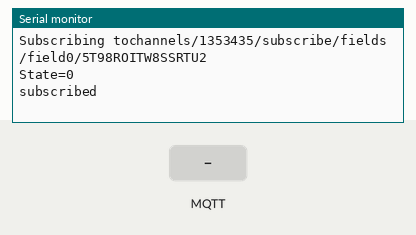
Simulated run of this sketch. Board: Arduino MKR. On the bench: the last lines printed to the serial monitor. The inputs (shaded band) are chosen by the test bench. Random numbers use the default seed unless the sketch sets one; no MQTT or app messages arrive unless stated.

Above: at 14.2 s.
14.3 s: MQTT message "1" arrives on the first subscribed topic
At 14.7 s:
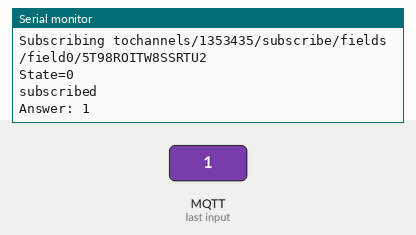
15.8 s: MQTT message "on" arrives on the first subscribed topic
At 17.0 s:
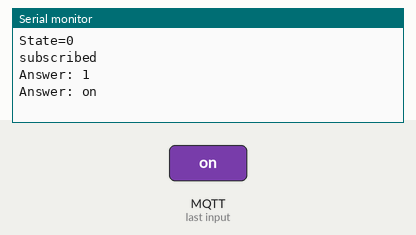
17.3 s: MQTT message "off" arrives on the first subscribed topic
At 18.2 s:
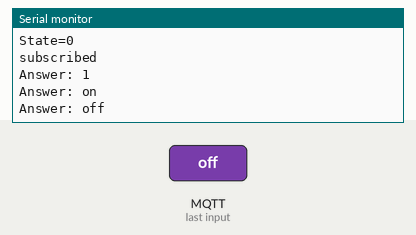

The sketch:

subscribe_to_a_thingspeak_field_feed.ino
```cpp
#include "arduino_secrets.h"
//#include <MqttClient.h>

#include <HCSR04.h>

#include <MKRGSM.h>

#include <ThingSpeak.h>

#include <MQTT.h>
#include <MQTTClient.h>

#include <PubSubClient.h>
#include <SPI.h>

//The sensitive data are set in the in the arduino_secrets.h tab
const char PINNUMBER[]     = SECRET_PIN;
// APN data

const char GPRS_APN[]      = SECRET_GPRS_APN;
const char GPRS_LOGIN[]    = SECRET_GPRS_LOGIN;
const char GPRS_PASSWORD[] = SECRET_GPRS_PASS;

// Initialize the library instance
//GSMSSLClient net;
GSMClient client;//Client service for TCP connection
GPRS gprs; //GPRS access
GSM gsmAccess; //GSM access: include a 'true' parameter for debug enabled

char mqttUserName[] = "gsm2";
char mqttPass[] = "NJOXL2SQHURNCH8Q";
char writeAPIKey[] = "WOS1ZSMH6IVRGBFS";
char readAPIKey[] = "5T98ROITW8SSRTU2";
long channelID = 1353435;
long ChannelID = 1353435;
long readChannelID = 000;

PubSubClient mqttClient(client);
String subscribeTopic = "channels/" + String(channelID) + "/subscribe/fields/field1";
String MQTTAPIKey = "NJOXL2SQHURNCH8Q";

void callback (char* topic, byte* payload, unsigned int length);

//mqttClient( "mqtt.thingspeak.com", 1883, callback);

int mqttSubscriptionCallback(char* topic, byte* payload, unsigned int length);
int mqttSubscribe(long subChannelID, int field, char* readKey, int unSub);

//Messages relayed from the MQTT broker invoke the callback function to handle the message


const char* server = "mqtt.thingspeak.com";
unsigned long lastConnectionTime = 0;
const unsigned long postingInterval = 20L * 1000L;

static const char alphanum[] ="0123456789"
"ABCDEFGHIJKLMNOPQRSTUVWXYZ"
"abcdefghijklmnopqrstuvwxyz"; // For random generation of client ID.

//#include "ThingSpeak.h"
//unsigned long myChannelNumber =x;
//const char * myWriteAPIKey = "x";
void setup() {
Serial.begin(115200);
mqttClient.setServer(server, 1883);
mqttClient.setCallback(callback); // set the MQTT message handler function

//each time the main loop executes, check to see if data from the MQTT subscription is available for processing.
while (!Serial) {
    ; // wait for serial port to connect. Needed for Leonardo native USB port only
  }

  Serial.println("Starting Arduino web client.");
  boolean connected = false;

  // wait 10 seconds for connection:
  delay(10000);

  while (!connected) {
    if ((gsmAccess.begin(PINNUMBER) == GSM_READY) &&
      (gprs.attachGPRS(GPRS_APN, GPRS_LOGIN, GPRS_PASSWORD) == GPRS_READY)) {
      connected = true;
    } else {
      Serial.println("Not connected");
      delay(1000);
    }
  }

  Serial.println("connected");

  ThingSpeak.begin(client);  // Initialize ThingSpeak
}

//mqttClient.setServer(server, 1883);

void loop() {
  if (!mqttClient.connected())
{
reconnect();
if (mqttSubscribe( ChannelID,1,readAPIKey,0)==1){
    Serial.println("subscribed");
  }
}
mqttClient.loop(); //call the loop to maintain connection to the server
if (millis() - lastConnectionTime > postingInterval)
{
//mqttpublish();
}

}

void reconnect()
{

while (!mqttClient.connected())
{
Serial.print("Attempting MQTT connection...");

char clientID[9];
// Generate ClientID
for (int i = 0; i < 8; i++) {
clientID[i] = alphanum[random(51)];
}

clientID[8]='\0';

// Connect to the ThingSpeak MQTT broker.

//char clientID[]="x";
if (mqttClient.connect(clientID,mqttUserName,mqttPass))
{
Serial.print("Connected with Client ID: ");
Serial.print(String(clientID));
Serial.print(", Username: ");
Serial.print(mqttUserName);
Serial.print(" , Password: ");
Serial.println(mqttPass);
} else
{
Serial.print("failed, rc=");
Serial.print(mqttClient.state());
Serial.println(" try again in 5 seconds");
delay(5000);
}
}
}
void callback(char* topic, byte* payload, unsigned int length) {

  char p[ length+1]; //leave an extra space to null terminate the string.
  memcpy( p, payload, length);
  p[ length ] = NULL; //Terminate the string
  Serial.print( "Answer: ");
  Serial.println( String(p));
}
int mqttSubscribe( long subChannelID, int field, char* readKey, int unsubSub){
  String myTopic;

  //There is no field zero. So if field 0 is sent to subscribe to, then subscribe to the whole channel feed.
  if (field=0){
    myTopic = "channels/" + String(subChannelID)+ "/subscribe/json/" + String(readKey);
  }
  else {
    myTopic = "channels/" + String(subChannelID)+ "/subscribe/fields/field"+ String(field) + "/" + String(readKey);
  }
  Serial.println("Subscribing to" +myTopic);
  Serial.println("State=" + String(mqttClient.state()));
  char charBuf[myTopic.length()+1];
  myTopic.toCharArray(charBuf,myTopic.length()+1);
  if (unsubSub==1) {
    return mqttClient.unsubscribe(myTopic.c_str());
  }
    return mqttClient.subscribe(myTopic.c_str(), 0);
    return mqttClient.subscribe(charBuf);
  }
```

arduino_secrets.h
```cpp
#define SECRET_PIN ""
#define SECRET_GPRS_APN ""
#define SECRET_GPRS_LOGIN ""
#define SECRET_GPRS_PASS ""
```

Measured:
- after the input at 14.3 s, the serial monitor: prints a new line at once (image 1)
- after the input at 15.8 s, the serial monitor: prints a new line at once (image 2)
- after the input at 17.3 s, the serial monitor: prints a new line at once (image 3)
